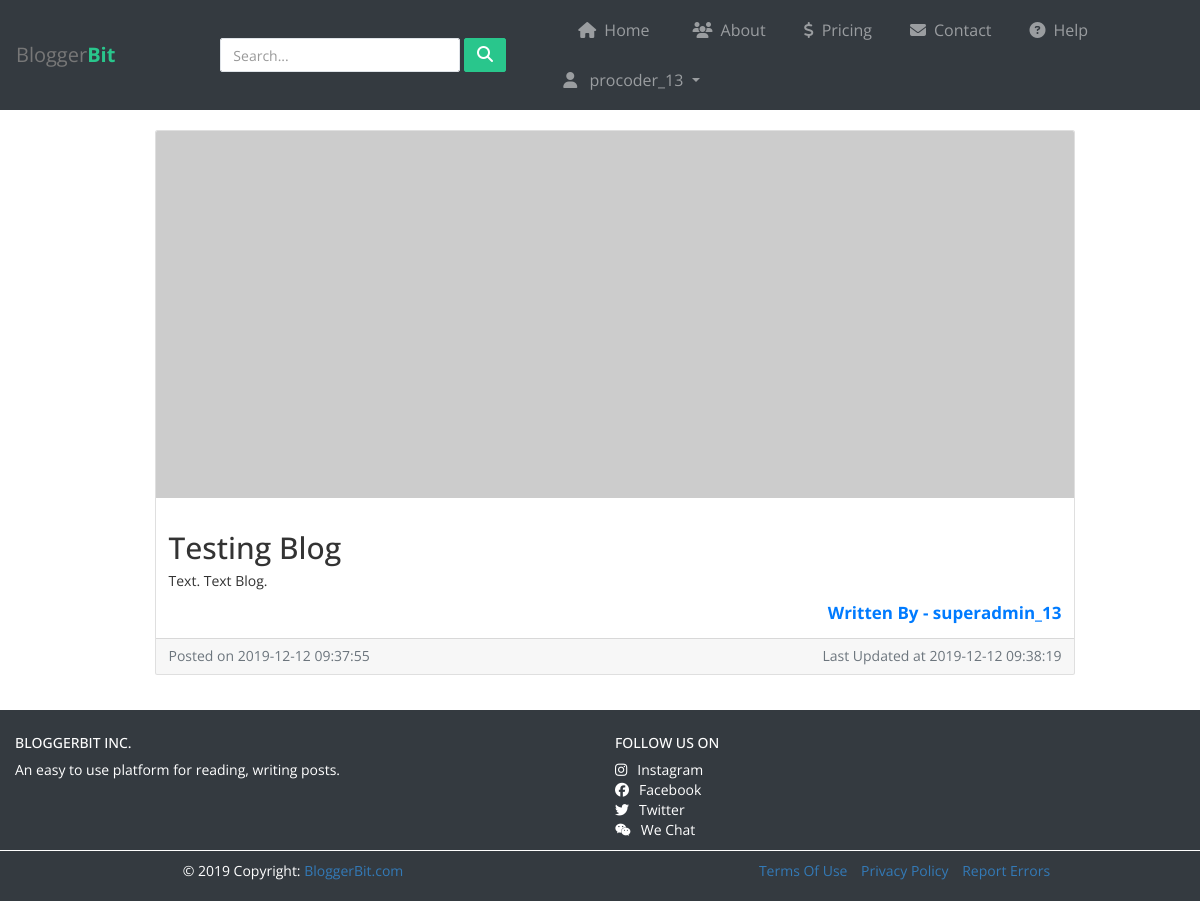
The app's page /superadmin_13/view/6 (signed in) with its own data.
### app.py (models this page shows)
class Post(db.Model):
	pid = db.Column(db.Integer, primary_key=True)
	title= db.Column(db.String(80), nullable=False)
	author = db.Column(db.String(40), nullable=False)
	content = db.Column(db.String(100), nullable=False)
	created_on = db.Column(db.DateTime, nullable=False)
	last_updated = db.Column(db.DateTime, nullable=False)
	tags = db.Column(db.String(50), nullable=False)

### app.py (the view)
@app.route('/<user>/view/<int:pid>')
@is_logged_in
def viewPost(user,pid):
	post = Post.query.filter_by(pid=pid).first()
	post.created_on= str(post.created_on).split('.')[0]
	post.last_updated=str(post.last_updated).split('.')[0]
	return render_template('post.html', username=session["username"], logged_in=True, post=post)

### app.py (called while the page is built)
def is_logged_in(f):
	@wraps(f)
	def wrap(*args, **kwargs):
		if 'logged_in' in session:
			return f(*args, **kwargs)
		else:
			flash('Unauthorized, Please Login !', category='danger')
			return redirect(url_for('home'))
	return wrap

### templates/post.html (shortened to what this page needs)
{% extends "layout.html" %}
{% block content %}
<div class="container">
	<div class="row justify-content-between">
      <div class="col-md-10">
        {% if userBlog %}
            {% if post|length == 0 %}
                <div class="jumbotron bg-secondary">
                    <div class="container">
                        <h1 class="display-5">Welcome <small >{{username}}</small></h1>
                        <p class="lead" style="font-size: 18px;">You haven't written any posts yet! <br><br>Write your first post.
                        <a href="/{{username}}/new/" class="btn btn-primary py-auto mx-4"><span class="pr-3"><i class="fas fa-pencil-alt"></i></span><b>New Post</b></a>
                        </p>
                    </div>
                </div>
            {% endif %}
            {% for p in post %}
                <div class="card mb-4">
                    <img class="card-img-top" src="http://placehold.it/750x300" alt="Card image cap">
                    <div class="card-body">
                        <h2 class="card-title">{{p.title}}</h2>
                        <p class="card-text">{{p.content}}</p>
                        <a href="/{{username}}/view/{{p.pid}}" class="btn btn-primary">Read More &rarr;</a>
                        <a href="/{{username}}/edit/{{p.pid}}" class="btn btn-success mx-4"><span class="px-2"><i class="fas fa-edit"></i></span> <b>Edit</b></a>
                        <a href="/delete/{{p.pid}}" class="btn btn-danger"><span class="px-2"><i class="fas fa-trash-alt"></i></span>Delete</a>
                    </div>
                    <div class="card-footer text-muted">
                        <div class="row">
                            <div class="col-md-6">
                                Posted on {{p.created_on}}
                            </div>
                            <div class="col-md-6 text-right">
                                Last Updated at {{p.last_updated}}
                            </div>
                        </div>
                    </div>
                </div>
            {% endfor %}
            {% else %}
                <div class="card mb-4">
                    <img class="card-img-top" src="http://placehold.it/750x300" alt="Card image cap">
                    <div class="card-body">
                        <h2 class="card-title">{{post.title}}</h2>
                        <p class="card-text">{{post.content}}</p>
                        <div class="row">
                            <div class="col-md-6"></div>
                            <div class="col-md-6 text-right">
                                <p class="mb-0 text-primary" style="font-size: 17px;"><b>Written By - {{post.author}}</b></p>
                            </div>
                        </div>
                    </div>
                    <div class="card-footer text-muted">
                        <div class="row">
                            <div class="col-md-6">
                                Posted on {{post.created_on}}
                            </div>
                            <div class="col-md-6 text-right">
                                Last Updated at {{post.last_updated}}
                            </div>
                        </div>
                    </div>
                </div>
        {% endif %}
      </div>
  </div>
</div>
{% endblock %}

### static/stylesheets/layout.css (style rules this page uses)
body { margin: 0; padding: 0; box-sizing: border-box; font-family: 'Open Sans', sans-serif; overflow-x: hidden; }

### records on screen
Post: title "Testing Blog", content "Text. Text Blog.", author "superadmin_13", created_on "2019-12-12 09:37:55", last_updated "2019-12-12 09:38:19"

### other values on screen
{{ username }} "procoder_13"
